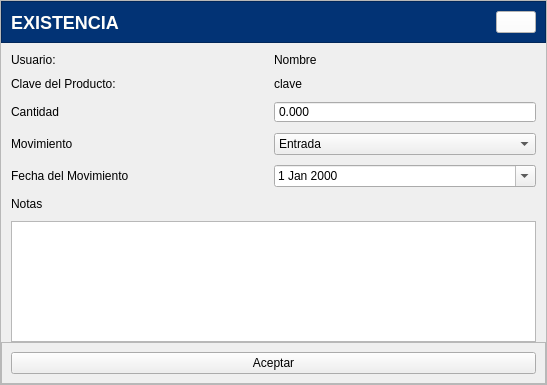
<?xml version="1.0" encoding="UTF-8"?>
<ui version="4.0">
 <class>UI_EXISTENCIA_PRODUCTO</class>
 <widget class="QWidget" name="UI_EXISTENCIA_PRODUCTO">
  <property name="geometry">
   <rect>
    <x>0</x>
    <y>0</y>
    <width>547</width>
    <height>385</height>
   </rect>
  </property>
  <property name="windowTitle">
   <string>Existencia Producto</string>
  </property>
  <property name="styleSheet">
   <string notr="true">#contenedor_encabezado{
background: #023375;
}
#etiqueta_encabezado_existenciaProducto{
color: #fffefb;
font-size: 18px;
font-weight:bold;
font-family:&quot;Arial&quot;;
}
[objectName *=&quot;contenedor&quot;]{
background:#fffefb;
}
[objectName*=&quot;etiqueta_&quot;]{
color: #1d1c1c;
font-size: 16px;
font-weight:bold;
font-family:&quot;Arial&quot;;
}
[objectName*=&quot;txt&quot;]{
border-bottom:  1px solid #787878;
border-radius: 3px;
background: #F5F5F5;
min-width:100px;
font-size: 14px;
font-family:&quot;Arial&quot;;
}
[objectName*=&quot;txt&quot;]:hover{
border-bottom:  2px solid #023375;
}
[objectName*=&quot;txt&quot;]:focus{
border-bottom:  2px solid #023375;
}
[objectName*=&quot;txtlargo&quot;]{
max-height:100px;
}
[objectName*=&quot;btn_existencia&quot;]{
border:none;
font-size:14px;
font-family:&quot;Arial&quot;;
font-weight:bold;
padding: 5px;
background: #00619a;
color: #fffefb;
border-radius: 4px;
}
[objectName*=&quot;btn_existencia&quot;]:hover{
background: #2196F3;
}
[objectName*=&quot;btn_existencia&quot;]:pressed{
background: #1B80D0;
}
#btn_existenciaProducto_cerrar{
background: #fffefb;
}
#btn_existenciaProducto_cerrar:pressed{
background: rgb(222, 221, 218);
}
[objectName*=&quot;cajaOpciones&quot;]{
border: none;
border-bottom: 1px solid #787878;
borde-radius: 3px;
padding: 2px;
background-color: #F5F5F5;
font-size: 14px;
min-width: 200px;
font-family:&quot;Arial&quot;;
color: #1d1c1c;
}
[objectName*=&quot;cajaOpciones&quot;]::drop-down{
subcontrol-origin: padding;
subcontrol-position: top right;
padding-right:5px;
width: 20%;
border-left-width: 1px;
borde-radius: 3px;
background-color: #F5F5F5;
}
[objectName*=&quot;cajaOpciones&quot;]::down-arrow{
image: url(:/Icons/Bootstrap/filter-left.svg);
width: 17%;
height: 17%;
padding-left:5px;
padding-right:5px;
}
[objectName*=&quot;decimal&quot;]{
min-width:100px;
background: #F5F5F5;
borde:none;
border-radius: 2px;
border-bottom: 1px solid #787878;
padding: 0px 2px;
font-size: 14px;
font-family: &quot;Arial&quot;;
}
[objectName*=&quot;decimal&quot;]:focus{
border-bottom: 2px solid #023375;
}
[objectName*=&quot;fecha_&quot;]{
border: none;
border-bottom: 1px solid #3b3c3d;
border-radius: 5px;
padding: 2px;
background-color: #f5f4f1;
font-size: 14px;
min-width:100px;
}
*[objectName*=&quot;fecha_&quot;]::drop-down{
subcontrol-origin: padding;
subcontrol-position: top right;
padding-right:5px;
width: 20%;
border-left-width: 1px;
borde-radius: 5px;
background-color: #f5f4f1;
}
*[objectName*=&quot;fecha_&quot;]::down-arrow{
image: url(:/Icons/Bootstrap/calendar2-date.svg);
width: 17%;
height: 17%;
padding-left:5px;
padding-right:5px;
}
*[objectName*=&quot;fecha_&quot;]::focus{
border-bottom: 2px solid #00668c;
}</string>
  </property>
  <layout class="QGridLayout" name="gridLayout">
   <property name="leftMargin">
    <number>0</number>
   </property>
   <property name="topMargin">
    <number>0</number>
   </property>
   <property name="rightMargin">
    <number>0</number>
   </property>
   <property name="bottomMargin">
    <number>0</number>
   </property>
   <property name="spacing">
    <number>0</number>
   </property>
   <item row="0" column="0">
    <widget class="QFrame" name="contenedor">
     <property name="frameShape">
      <enum>QFrame::StyledPanel</enum>
     </property>
     <property name="frameShadow">
      <enum>QFrame::Raised</enum>
     </property>
     <layout class="QGridLayout" name="gridLayout_5">
      <property name="leftMargin">
       <number>0</number>
      </property>
      <property name="topMargin">
       <number>0</number>
      </property>
      <property name="rightMargin">
       <number>0</number>
      </property>
      <property name="bottomMargin">
       <number>0</number>
      </property>
      <property name="spacing">
       <number>0</number>
      </property>
      <item row="2" column="0" colspan="3">
       <layout class="QGridLayout" name="gridLayout_2">
        <property name="leftMargin">
         <number>10</number>
        </property>
        <property name="topMargin">
         <number>10</number>
        </property>
        <property name="rightMargin">
         <number>10</number>
        </property>
        <property name="verticalSpacing">
         <number>10</number>
        </property>
        <item row="3" column="0">
         <widget class="QLabel" name="etiqueta_NotasExistencia">
          <property name="text">
           <string>Notas</string>
          </property>
         </widget>
        </item>
        <item row="4" column="0" colspan="2">
         <widget class="QPlainTextEdit" name="txtlargo_NotasProducto"/>
        </item>
        <item row="2" column="0">
         <widget class="QLabel" name="etiqueta_FechaMovimiento">
          <property name="text">
           <string>Fecha del Movimiento</string>
          </property>
         </widget>
        </item>
        <item row="0" column="1">
         <widget class="QDoubleSpinBox" name="decimal_CantidadExistencia">
          <property name="buttonSymbols">
           <enum>QAbstractSpinBox::NoButtons</enum>
          </property>
          <property name="decimals">
           <number>3</number>
          </property>
          <property name="maximum">
           <double>999999999999999929757289024535551219930759168.000000000000000</double>
          </property>
         </widget>
        </item>
        <item row="1" column="0">
         <widget class="QLabel" name="etiqueta_TipoMovimiento">
          <property name="text">
           <string>Movimiento</string>
          </property>
         </widget>
        </item>
        <item row="1" column="1">
         <widget class="QComboBox" name="cajaOpciones_TipoMovimiento">
          <item>
           <property name="text">
            <string>Entrada</string>
           </property>
          </item>
          <item>
           <property name="text">
            <string>Salida</string>
           </property>
          </item>
         </widget>
        </item>
        <item row="2" column="1">
         <widget class="QDateEdit" name="fecha_FechaMovimiento">
          <property name="calendarPopup">
           <bool>true</bool>
          </property>
         </widget>
        </item>
        <item row="0" column="0">
         <widget class="QLabel" name="etiqueta_CantidadExistencia">
          <property name="text">
           <string>Cantidad</string>
          </property>
         </widget>
        </item>
       </layout>
      </item>
      <item row="4" column="0" colspan="3">
       <widget class="QFrame" name="frame">
        <property name="frameShape">
         <enum>QFrame::StyledPanel</enum>
        </property>
        <property name="frameShadow">
         <enum>QFrame::Raised</enum>
        </property>
        <layout class="QGridLayout" name="gridLayout_4">
         <item row="1" column="0">
          <widget class="QPushButton" name="btn_existenciaProducto_aceptar">
           <property name="cursor">
            <cursorShape>PointingHandCursor</cursorShape>
           </property>
           <property name="text">
            <string>Aceptar</string>
           </property>
          </widget>
         </item>
        </layout>
       </widget>
      </item>
      <item row="0" column="0" colspan="3">
       <widget class="QFrame" name="contenedor_encabezado">
        <property name="frameShape">
         <enum>QFrame::StyledPanel</enum>
        </property>
        <property name="frameShadow">
         <enum>QFrame::Raised</enum>
        </property>
        <layout class="QHBoxLayout" name="horizontalLayout">
         <item>
          <widget class="QLabel" name="etiqueta_encabezado_existenciaProducto">
           <property name="text">
            <string>EXISTENCIA</string>
           </property>
          </widget>
         </item>
         <item>
          <spacer name="horizontalSpacer">
           <property name="orientation">
            <enum>Qt::Horizontal</enum>
           </property>
           <property name="sizeHint" stdset="0">
            <size>
             <width>40</width>
             <height>20</height>
            </size>
           </property>
          </spacer>
         </item>
         <item>
          <widget class="QPushButton" name="btn_existenciaProducto_cerrar">
           <property name="cursor">
            <cursorShape>PointingHandCursor</cursorShape>
           </property>
           <property name="text">
            <string/>
           </property>
           <property name="icon">
            <iconset resource="../../Source/ibootstrap.qrc">
             <normaloff>:/Icons/Bootstrap/x-lg.svg</normaloff>:/Icons/Bootstrap/x-lg.svg</iconset>
           </property>
          </widget>
         </item>
        </layout>
       </widget>
      </item>
      <item row="1" column="0" colspan="3">
       <layout class="QGridLayout" name="gridLayout_3">
        <property name="leftMargin">
         <number>10</number>
        </property>
        <property name="topMargin">
         <number>10</number>
        </property>
        <property name="rightMargin">
         <number>10</number>
        </property>
        <property name="verticalSpacing">
         <number>10</number>
        </property>
        <item row="0" column="0">
         <widget class="QLabel" name="etiqueta_Usuario">
          <property name="text">
           <string>Usuario:</string>
          </property>
         </widget>
        </item>
        <item row="0" column="1">
         <widget class="QLabel" name="etiqueta_NombreUsuario">
          <property name="text">
           <string>Nombre</string>
          </property>
         </widget>
        </item>
        <item row="1" column="0">
         <widget class="QLabel" name="etiqueta_Clave">
          <property name="text">
           <string>Clave del Producto:</string>
          </property>
         </widget>
        </item>
        <item row="1" column="1">
         <widget class="QLabel" name="etiqueta_ClaveProducto">
          <property name="text">
           <string>clave</string>
          </property>
         </widget>
        </item>
       </layout>
      </item>
      <item row="3" column="0" colspan="3">
       <spacer name="verticalSpacer">
        <property name="orientation">
         <enum>Qt::Vertical</enum>
        </property>
        <property name="sizeHint" stdset="0">
         <size>
          <width>20</width>
          <height>40</height>
         </size>
        </property>
       </spacer>
      </item>
     </layout>
    </widget>
   </item>
  </layout>
 </widget>
 <tabstops>
  <tabstop>decimal_CantidadExistencia</tabstop>
  <tabstop>cajaOpciones_TipoMovimiento</tabstop>
  <tabstop>fecha_FechaMovimiento</tabstop>
  <tabstop>txtlargo_NotasProducto</tabstop>
  <tabstop>btn_existenciaProducto_aceptar</tabstop>
 </tabstops>
 <resources>
  <include location="../../Source/ibootstrap.qrc"/>
 </resources>
 <connections/>
</ui>
